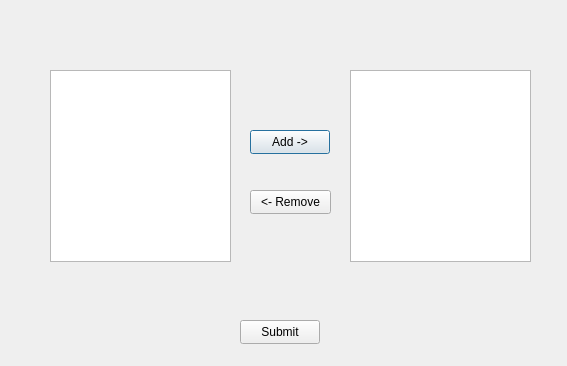
<?xml version="1.0" encoding="UTF-8"?>
<ui version="4.0">
 <class>RegisterCourse</class>
 <widget class="QDialog" name="RegisterCourse">
  <property name="geometry">
   <rect>
    <x>0</x>
    <y>0</y>
    <width>567</width>
    <height>366</height>
   </rect>
  </property>
  <property name="windowTitle">
   <string>Dialog</string>
  </property>
  <widget class="QListWidget" name="Available">
   <property name="geometry">
    <rect>
     <x>50</x>
     <y>70</y>
     <width>181</width>
     <height>192</height>
    </rect>
   </property>
  </widget>
  <widget class="QListWidget" name="Selected">
   <property name="geometry">
    <rect>
     <x>350</x>
     <y>70</y>
     <width>181</width>
     <height>192</height>
    </rect>
   </property>
  </widget>
  <widget class="QPushButton" name="Add">
   <property name="geometry">
    <rect>
     <x>250</x>
     <y>130</y>
     <width>80</width>
     <height>24</height>
    </rect>
   </property>
   <property name="text">
    <string>Add -&gt;</string>
   </property>
  </widget>
  <widget class="QPushButton" name="Remove">
   <property name="geometry">
    <rect>
     <x>250</x>
     <y>190</y>
     <width>81</width>
     <height>24</height>
    </rect>
   </property>
   <property name="text">
    <string>&lt;- Remove</string>
   </property>
  </widget>
  <widget class="QPushButton" name="submit">
   <property name="geometry">
    <rect>
     <x>240</x>
     <y>320</y>
     <width>80</width>
     <height>24</height>
    </rect>
   </property>
   <property name="text">
    <string>Submit</string>
   </property>
  </widget>
 </widget>
 <resources/>
 <connections/>
</ui>
